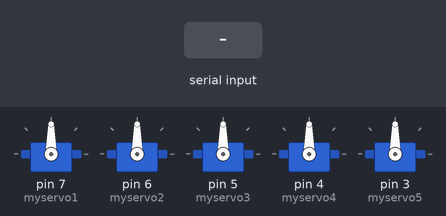
A sketch run on a simulated Arduino Uno, built with avr-gcc and run on an emulated ATmega328P. On the bench: 5 × servo. Inputs (shaded band) come from the test bench.

Above: at 1.2 s.
1.3 s: "$" received over Serial
At 2.9 s:
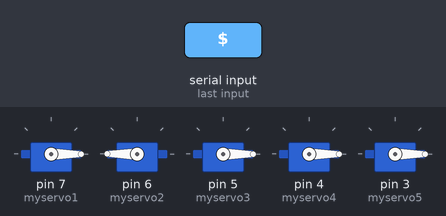
Timing chart, 0 to 4.4 s (numbered marks = the images above; inputs shaded):
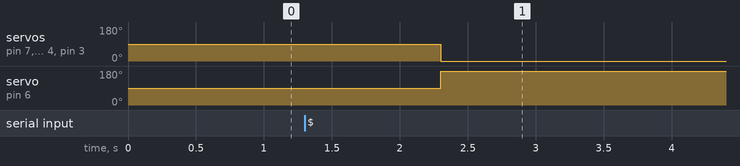

The sketch:

RobotArm_FingerCounter.ino
```cpp
#include <Servo.h>
#include <String.h>

Servo myservo1;  // create servo object to control a servo
// twelve servo objects can be created on most boards
Servo myservo2;
Servo myservo3;
Servo myservo4;
Servo myservo5;
int pos = 0;    // variable to store the servo position

String mystring;

void setup() {
  Serial.begin(115200);
  myservo1.attach(7);  // attaches the servo on pin 7 to the servo object
  myservo2.attach(6);
  myservo3.attach(5);
  myservo4.attach(4);
  myservo5.attach(3);
}

void loop() {
if(Serial.available( ) > 0){
  mystring = Serial.readString();
  if(mystring[0] == '$'){
    if(mystring[1] == '1'){
      myservo1.write(180);
    }
    else{
      myservo1.write(0);
    }
    if(mystring[2] == '1'){
      myservo2.write(0);
    }
    else{
      myservo2.write(180);
    }
    if(mystring[3] == '1'){
      myservo3.write(180);
    }
    else{
      myservo3.write(0);
    }
    if(mystring[4] == '1'){
      myservo4.write(180);
    }
    else{
      myservo4.write(0);
    }
    if(mystring[5] == '1'){
      myservo5.write(180);
    }
    else{
      myservo5.write(0);
    }
  }
}
}
```

Measured:
- after the input at 1.3 s, servo on pin 7 (myservo1), servo on pin 5 (myservo3), servo on pin 4 (myservo4), servo on pin 3 (myservo5): 90° → 0° after 1.0 s; servo on pin 6 (myservo2): 90° → 180° after 1.0 s
